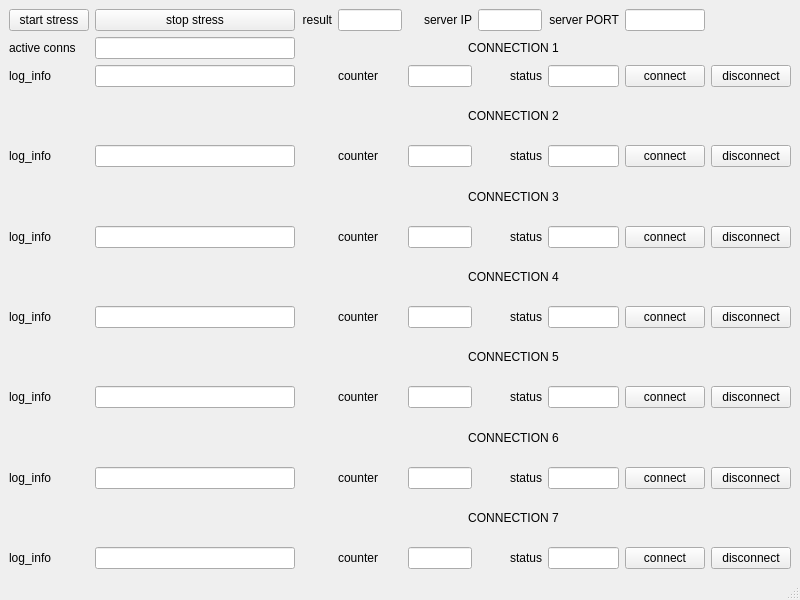
<?xml version="1.0" encoding="UTF-8"?>
<ui version="4.0">
 <class>MainWindow</class>
 <widget class="QMainWindow" name="MainWindow">
  <property name="geometry">
   <rect>
    <x>0</x>
    <y>0</y>
    <width>800</width>
    <height>600</height>
   </rect>
  </property>
  <property name="windowTitle">
   <string>MainWindow</string>
  </property>
  <property name="layoutDirection">
   <enum>Qt::LeftToRight</enum>
  </property>
  <widget class="QWidget" name="centralwidget">
   <layout class="QGridLayout" name="gridLayout">
    <item row="15" column="4">
     <widget class="QLineEdit" name="conn_counter_7"/>
    </item>
    <item row="15" column="0">
     <widget class="QLabel" name="label_30">
      <property name="text">
       <string>log_info</string>
      </property>
     </widget>
    </item>
    <item row="0" column="5">
     <widget class="QLineEdit" name="server_IP"/>
    </item>
    <item row="0" column="0">
     <widget class="QPushButton" name="start_conns_stress">
      <property name="text">
       <string>start stress</string>
      </property>
     </widget>
    </item>
    <item row="5" column="7">
     <widget class="QPushButton" name="btn_connect_2">
      <property name="text">
       <string>connect</string>
      </property>
     </widget>
    </item>
    <item row="13" column="0">
     <widget class="QLabel" name="label_29">
      <property name="text">
       <string>log_info</string>
      </property>
     </widget>
    </item>
    <item row="2" column="6">
     <widget class="QLineEdit" name="conn_status_1"/>
    </item>
    <item row="2" column="5">
     <widget class="QLabel" name="label_3">
      <property name="text">
       <string>status</string>
      </property>
      <property name="alignment">
       <set>Qt::AlignRight|Qt::AlignTrailing|Qt::AlignVCenter</set>
      </property>
     </widget>
    </item>
    <item row="7" column="6">
     <widget class="QLineEdit" name="conn_status_3"/>
    </item>
    <item row="9" column="4">
     <widget class="QLineEdit" name="conn_counter_4"/>
    </item>
    <item row="2" column="0">
     <widget class="QLabel" name="label_24">
      <property name="text">
       <string>log_info</string>
      </property>
     </widget>
    </item>
    <item row="0" column="6">
     <widget class="QLabel" name="label_23">
      <property name="text">
       <string>server PORT</string>
      </property>
      <property name="alignment">
       <set>Qt::AlignRight|Qt::AlignTrailing|Qt::AlignVCenter</set>
      </property>
     </widget>
    </item>
    <item row="8" column="4" colspan="3">
     <widget class="QLabel" name="label_5">
      <property name="text">
       <string>CONNECTION 4</string>
      </property>
      <property name="alignment">
       <set>Qt::AlignCenter</set>
      </property>
     </widget>
    </item>
    <item row="5" column="3">
     <widget class="QLabel" name="label_11">
      <property name="text">
       <string>counter</string>
      </property>
     </widget>
    </item>
    <item row="7" column="7">
     <widget class="QPushButton" name="btn_connect_3">
      <property name="text">
       <string>connect</string>
      </property>
     </widget>
    </item>
    <item row="5" column="6">
     <widget class="QLineEdit" name="conn_status_2"/>
    </item>
    <item row="0" column="4">
     <widget class="QLabel" name="label_22">
      <property name="text">
       <string>server IP</string>
      </property>
      <property name="alignment">
       <set>Qt::AlignRight|Qt::AlignTrailing|Qt::AlignVCenter</set>
      </property>
     </widget>
    </item>
    <item row="11" column="7">
     <widget class="QPushButton" name="btn_connect_5">
      <property name="text">
       <string>connect</string>
      </property>
     </widget>
    </item>
    <item row="15" column="5">
     <widget class="QLabel" name="label_20">
      <property name="text">
       <string>status</string>
      </property>
      <property name="alignment">
       <set>Qt::AlignRight|Qt::AlignTrailing|Qt::AlignVCenter</set>
      </property>
     </widget>
    </item>
    <item row="13" column="4">
     <widget class="QLineEdit" name="conn_counter_6"/>
    </item>
    <item row="13" column="6">
     <widget class="QLineEdit" name="conn_status_6"/>
    </item>
    <item row="11" column="6">
     <widget class="QLineEdit" name="conn_status_5"/>
    </item>
    <item row="15" column="8">
     <widget class="QPushButton" name="btn_disconnect_7">
      <property name="text">
       <string>disconnect</string>
      </property>
     </widget>
    </item>
    <item row="9" column="8">
     <widget class="QPushButton" name="btn_disconnect_4">
      <property name="text">
       <string>disconnect</string>
      </property>
     </widget>
    </item>
    <item row="11" column="0">
     <widget class="QLabel" name="label_28">
      <property name="text">
       <string>log_info</string>
      </property>
     </widget>
    </item>
    <item row="9" column="0">
     <widget class="QLabel" name="label_27">
      <property name="text">
       <string>log_info</string>
      </property>
     </widget>
    </item>
    <item row="15" column="6">
     <widget class="QLineEdit" name="conn_status_7"/>
    </item>
    <item row="2" column="4">
     <widget class="QLineEdit" name="conn_counter_1"/>
    </item>
    <item row="13" column="5">
     <widget class="QLabel" name="label_18">
      <property name="text">
       <string>status</string>
      </property>
      <property name="alignment">
       <set>Qt::AlignRight|Qt::AlignTrailing|Qt::AlignVCenter</set>
      </property>
     </widget>
    </item>
    <item row="3" column="4" colspan="3">
     <widget class="QLabel" name="label_2">
      <property name="text">
       <string>CONNECTION 2</string>
      </property>
      <property name="alignment">
       <set>Qt::AlignCenter</set>
      </property>
     </widget>
    </item>
    <item row="11" column="3">
     <widget class="QLabel" name="label_17">
      <property name="text">
       <string>counter</string>
      </property>
     </widget>
    </item>
    <item row="6" column="4" colspan="3">
     <widget class="QLabel" name="label_4">
      <property name="text">
       <string>CONNECTION 3</string>
      </property>
      <property name="alignment">
       <set>Qt::AlignCenter</set>
      </property>
     </widget>
    </item>
    <item row="1" column="4" colspan="3">
     <widget class="QLabel" name="label">
      <property name="text">
       <string>CONNECTION 1</string>
      </property>
      <property name="textFormat">
       <enum>Qt::PlainText</enum>
      </property>
      <property name="alignment">
       <set>Qt::AlignCenter</set>
      </property>
     </widget>
    </item>
    <item row="5" column="0">
     <widget class="QLabel" name="label_25">
      <property name="text">
       <string>log_info</string>
      </property>
     </widget>
    </item>
    <item row="7" column="5">
     <widget class="QLabel" name="label_12">
      <property name="text">
       <string>status</string>
      </property>
      <property name="alignment">
       <set>Qt::AlignRight|Qt::AlignTrailing|Qt::AlignVCenter</set>
      </property>
     </widget>
    </item>
    <item row="9" column="7">
     <widget class="QPushButton" name="btn_connect_4">
      <property name="text">
       <string>connect</string>
      </property>
     </widget>
    </item>
    <item row="9" column="6">
     <widget class="QLineEdit" name="conn_status_4"/>
    </item>
    <item row="11" column="8">
     <widget class="QPushButton" name="btn_disconnect_5">
      <property name="text">
       <string>disconnect</string>
      </property>
     </widget>
    </item>
    <item row="5" column="8">
     <widget class="QPushButton" name="btn_disconnect_2">
      <property name="text">
       <string>disconnect</string>
      </property>
     </widget>
    </item>
    <item row="7" column="0">
     <widget class="QLabel" name="label_26">
      <property name="text">
       <string>log_info</string>
      </property>
     </widget>
    </item>
    <item row="15" column="3">
     <widget class="QLabel" name="label_21">
      <property name="text">
       <string>counter</string>
      </property>
     </widget>
    </item>
    <item row="9" column="3">
     <widget class="QLabel" name="label_15">
      <property name="text">
       <string>counter</string>
      </property>
     </widget>
    </item>
    <item row="7" column="3">
     <widget class="QLabel" name="label_13">
      <property name="text">
       <string>counter</string>
      </property>
     </widget>
    </item>
    <item row="15" column="7">
     <widget class="QPushButton" name="btn_connect_7">
      <property name="text">
       <string>connect</string>
      </property>
     </widget>
    </item>
    <item row="5" column="5">
     <widget class="QLabel" name="label_10">
      <property name="text">
       <string>status</string>
      </property>
      <property name="alignment">
       <set>Qt::AlignRight|Qt::AlignTrailing|Qt::AlignVCenter</set>
      </property>
     </widget>
    </item>
    <item row="2" column="8">
     <widget class="QPushButton" name="btn_disconnect_1">
      <property name="text">
       <string>disconnect</string>
      </property>
     </widget>
    </item>
    <item row="7" column="8">
     <widget class="QPushButton" name="btn_disconnect_3">
      <property name="text">
       <string>disconnect</string>
      </property>
     </widget>
    </item>
    <item row="11" column="5">
     <widget class="QLabel" name="label_16">
      <property name="text">
       <string>status</string>
      </property>
      <property name="alignment">
       <set>Qt::AlignRight|Qt::AlignTrailing|Qt::AlignVCenter</set>
      </property>
     </widget>
    </item>
    <item row="13" column="8">
     <widget class="QPushButton" name="btn_disconnect_6">
      <property name="text">
       <string>disconnect</string>
      </property>
     </widget>
    </item>
    <item row="13" column="7">
     <widget class="QPushButton" name="btn_connect_6">
      <property name="text">
       <string>connect</string>
      </property>
     </widget>
    </item>
    <item row="7" column="4">
     <widget class="QLineEdit" name="conn_counter_3"/>
    </item>
    <item row="2" column="3">
     <widget class="QLabel" name="label_9">
      <property name="text">
       <string>counter</string>
      </property>
     </widget>
    </item>
    <item row="2" column="7">
     <widget class="QPushButton" name="btn_connect_1">
      <property name="text">
       <string>connect</string>
      </property>
     </widget>
    </item>
    <item row="10" column="4" colspan="3">
     <widget class="QLabel" name="label_6">
      <property name="text">
       <string>CONNECTION 5</string>
      </property>
      <property name="alignment">
       <set>Qt::AlignCenter</set>
      </property>
     </widget>
    </item>
    <item row="9" column="5">
     <widget class="QLabel" name="label_14">
      <property name="text">
       <string>status</string>
      </property>
      <property name="alignment">
       <set>Qt::AlignRight|Qt::AlignTrailing|Qt::AlignVCenter</set>
      </property>
     </widget>
    </item>
    <item row="0" column="7">
     <widget class="QLineEdit" name="server_PORT"/>
    </item>
    <item row="12" column="4" colspan="3">
     <widget class="QLabel" name="label_7">
      <property name="text">
       <string>CONNECTION 6</string>
      </property>
      <property name="alignment">
       <set>Qt::AlignCenter</set>
      </property>
     </widget>
    </item>
    <item row="13" column="3">
     <widget class="QLabel" name="label_19">
      <property name="text">
       <string>counter</string>
      </property>
     </widget>
    </item>
    <item row="14" column="4" colspan="3">
     <widget class="QLabel" name="label_8">
      <property name="text">
       <string>CONNECTION 7</string>
      </property>
      <property name="alignment">
       <set>Qt::AlignCenter</set>
      </property>
     </widget>
    </item>
    <item row="11" column="4">
     <widget class="QLineEdit" name="conn_counter_5"/>
    </item>
    <item row="5" column="4">
     <widget class="QLineEdit" name="conn_counter_2"/>
    </item>
    <item row="1" column="1">
     <widget class="QLineEdit" name="active_conns"/>
    </item>
    <item row="0" column="1">
     <widget class="QPushButton" name="stop_conns_stress">
      <property name="text">
       <string>stop stress</string>
      </property>
     </widget>
    </item>
    <item row="1" column="0">
     <widget class="QLabel" name="label_31">
      <property name="text">
       <string>active conns</string>
      </property>
     </widget>
    </item>
    <item row="0" column="2">
     <widget class="QLabel" name="label_32">
      <property name="text">
       <string>result</string>
      </property>
      <property name="alignment">
       <set>Qt::AlignRight|Qt::AlignTrailing|Qt::AlignVCenter</set>
      </property>
     </widget>
    </item>
    <item row="0" column="3">
     <widget class="QLineEdit" name="conns_stress_result"/>
    </item>
    <item row="7" column="1">
     <widget class="QLineEdit" name="log_info_3">
      <property name="minimumSize">
       <size>
        <width>200</width>
        <height>0</height>
       </size>
      </property>
     </widget>
    </item>
    <item row="5" column="1">
     <widget class="QLineEdit" name="log_info_2">
      <property name="minimumSize">
       <size>
        <width>200</width>
        <height>0</height>
       </size>
      </property>
     </widget>
    </item>
    <item row="9" column="1">
     <widget class="QLineEdit" name="log_info_4">
      <property name="minimumSize">
       <size>
        <width>200</width>
        <height>0</height>
       </size>
      </property>
     </widget>
    </item>
    <item row="11" column="1">
     <widget class="QLineEdit" name="log_info_5">
      <property name="minimumSize">
       <size>
        <width>200</width>
        <height>0</height>
       </size>
      </property>
     </widget>
    </item>
    <item row="13" column="1">
     <widget class="QLineEdit" name="log_info_6">
      <property name="minimumSize">
       <size>
        <width>200</width>
        <height>0</height>
       </size>
      </property>
     </widget>
    </item>
    <item row="15" column="1">
     <widget class="QLineEdit" name="log_info_7">
      <property name="minimumSize">
       <size>
        <width>200</width>
        <height>0</height>
       </size>
      </property>
     </widget>
    </item>
    <item row="2" column="1">
     <widget class="QLineEdit" name="log_info_1">
      <property name="minimumSize">
       <size>
        <width>200</width>
        <height>0</height>
       </size>
      </property>
     </widget>
    </item>
   </layout>
  </widget>
  <widget class="QMenuBar" name="menubar">
   <property name="geometry">
    <rect>
     <x>0</x>
     <y>0</y>
     <width>800</width>
     <height>22</height>
    </rect>
   </property>
  </widget>
  <widget class="QStatusBar" name="statusbar"/>
 </widget>
 <resources/>
 <connections/>
</ui>
